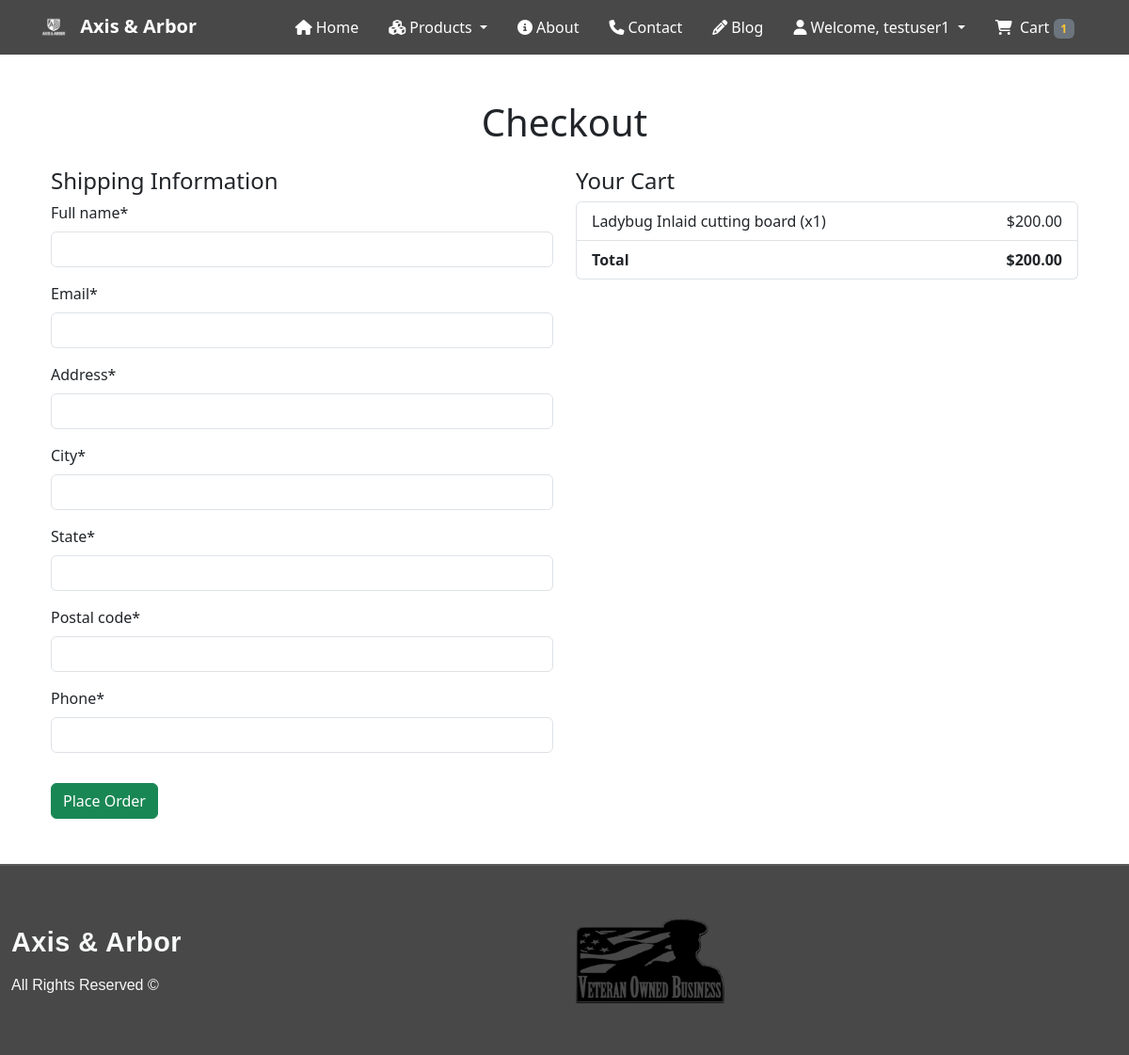
The page /cart/checkout/ (signed in) on the database its author committed.
### cart/models.py (models this page shows, shortened)
class CartItem(models.Model):
    cart = models.ForeignKey(Cart, related_name='items', on_delete=models.CASCADE)
    product = models.ForeignKey(Product, on_delete=models.CASCADE)
    quantity = models.PositiveIntegerField(default=1)
    def total_price(self):
        return self.product.price * self.quantity

class Cart(models.Model):
    user = models.OneToOneField(User, on_delete=models.CASCADE)
    def total_price(self):
        return sum(item.total_price() for item in self.items.all())

### store/models.py (models this page shows, shortened)
class Product(models.Model):
    image = models.ImageField(upload_to='product_images/')
    name = models.CharField(max_length=100)
    description = models.TextField()
    price = models.DecimalField(max_digits=10, decimal_places=2)
    stock = models.IntegerField()

### cart/views.py (the view)
# urls.py: path('checkout/', views.checkout, name='checkout'),
@login_required
def checkout(request):
    cart = Cart.objects.filter(user=request.user).first()
    if not cart or not cart.items.exists():
        return redirect('cart:view_cart')
    if request.method == 'POST':
        form = CheckoutForm(request.POST)
        if form.is_valid():
            order = form.save(commit=False)
            order.user = request.user
            order.total = cart.total_price()
            order.save()
            for item in cart.items.all():
                OrderItem.objects.create(
                    order=order,
                    product_name=item.product.name,
                    quantity=item.quantity,
                    price=item.product.price,
                )
            cart.items.all().delete()
            return redirect('cart:order_success', order_id=order.id)
    else:
        form = CheckoutForm()
    return render(request, 'cart/checkout.html', {'form': form, 'cart': cart})

### cart/forms.py
class CheckoutForm(forms.ModelForm):
    class Meta:
        model = Order
        fields = ['full_name', 'email', 'address', 'city', 'state', 'postal_code', 'phone']

### cart/context_processors.py (called while the page is built)
def cart_total(request):
    total_items = 0
    if request.user.is_authenticated:
        cart, _ = Cart.objects.get_or_create(user=request.user)
        total_items = sum(item.quantity for item in cart.items.all())
    return {'cart_total_items': total_items}

### cart/templates/cart/checkout.html (shortened to what this page needs)
{% extends "base.html" %}
{% load crispy_forms_tags %}
{% block content %}
<div class="container my-5">
    <h1 class="text-center mb-4">Checkout</h1>
    <div class="row">
        <div class="col-md-6">
            <h4>Shipping Information</h4>
            <form method="POST">
                {{ form|crispy }}
                <button type="submit" class="btn btn-success mt-3">Place Order</button>
            </form>
        </div>
        <div class="col-md-6">
            <h4>Your Cart</h4>
            <ul class="list-group mb-3">
                {% for item in cart.items.all %}
                <li class="list-group-item d-flex justify-content-between align-items-center">
                    {{ item.product.name }} (x{{ item.quantity }})
                    <span>${{ item.total_price }}</span>
                </li>
                {% endfor %}
                <li class="list-group-item d-flex justify-content-between">
                    <strong>Total</strong>
                    <strong>${{ cart.total_price }}</strong>
                </li>
            </ul>
        </div>
    </div>
</div>
{% endblock %}

### templates/navbar.html (shortened to what this page needs)
{% load static %}
<link rel="stylesheet" href="{% static 'css/navbar.css' %}">
<nav class="navbar navbar-expand-lg navbar-dark ">
    <div class="container">
        <a class="navbar-brand fw-bold me-4" href="{% url 'home' %}">
            <img src="{% static 'images/white-logo.png' %}" alt="Axis & Arbor Logo" width="30" height="30"
                class="d-inline-block me-2">
            Axis & Arbor
        </a>
        <div class="collapse navbar-collapse" id="navbarCollapse">
            <ul class="navbar-nav ms-auto mb-2 mb-lg-0">
                {% with request.resolver_match.url_name|default_if_none:'' as current_url %}
                <li class="nav-item mx-2">
                    <a class="nav-link {% if current_url == 'home' or request.path == '/' %}active{% endif %}"
                        href="{% url 'home' %}">
                        <i class="fa fa-home me-1"></i>Home
                    </a>
                </li>
                <li class="nav-item dropdown mx-2">
                    <a class="nav-link dropdown-toggle {% if current_url in 'product_list cutting_boards woodworking printing' %}active{% endif %}"
                        href="{% url 'product_list' %}" id="productsDropdown" role="button" data-bs-toggle="dropdown"
                        aria-expanded="false">
                        <i class="fa fa-cubes me-1"></i>Products
                    </a>
                </li>
                <li class="nav-item mx-2">
                    <a class="nav-link {% if current_url == 'about' %}active{% endif %}" href="{% url 'about' %}">
                        <i class="fa fa-info-circle me-1"></i>About
                    </a>
                </li>
                <li class="nav-item mx-2">
                    <a class="nav-link {% if current_url == 'contact' %}active{% endif %}" href="{% url 'contact' %}">
                        <i class="fa fa-phone me-1"></i>Contact
                    </a>
                </li>
                <li class="nav-item mx-2">
                    <a class="nav-link {% if current_url == 'blog' %}active{% endif %}" href="{% url 'blog_list' %}">
                        <i class="fa fa-pencil me-1"></i>Blog
                    </a>
                </li>
                {% endwith %}
                {% if user.is_authenticated %}
                <li class="nav-item dropdown mx-2">
                    <a class="nav-link dropdown-toggle" href="#" id="userDropdown" role="button"
                        data-bs-toggle="dropdown" aria-expanded="false">
                        <i class="fa fa-user me-1"></i>Welcome, {{ user.username }}
                    </a>
                </li>
                <li class="nav-item mx-2">
                    <a class="nav-link" href="{% url 'cart:view_cart' %}">
                        <i class="fa fa-shopping-cart me-1"></i>
                        Cart
                        {% if cart_total_items > 0 %}
                        <span class="badge bg-secondary {% if cart_total_items > 0 %}cart-count{% endif %}">
                            {{ cart_total_items }}
                        </span>
                        {% endif %}
                    </a>
                </li>
                {% endif %}
            </ul>
        </div>
    </div>
</nav>

### static/css/navbar.css (style rules this page uses)
.navbar { display: flex; flex-direction: row; background-color: #484848; justify-content: space-evenly !important; }
.navbar .navbar-nav .nav-link { color: #fff; transition: color 0.3s ease; }
.cart-count { color: #fbc531 !important; font-weight: 600; }

### rows shown on the page
CartItem: product.name "Ladybug Inlaid cutting board", quantity "1", total_price "200.00"
Cart: total_price "200.00"

### other values the page prints
{{ user.username }} "testuser1"
{{ cart_total_items }} "1"
